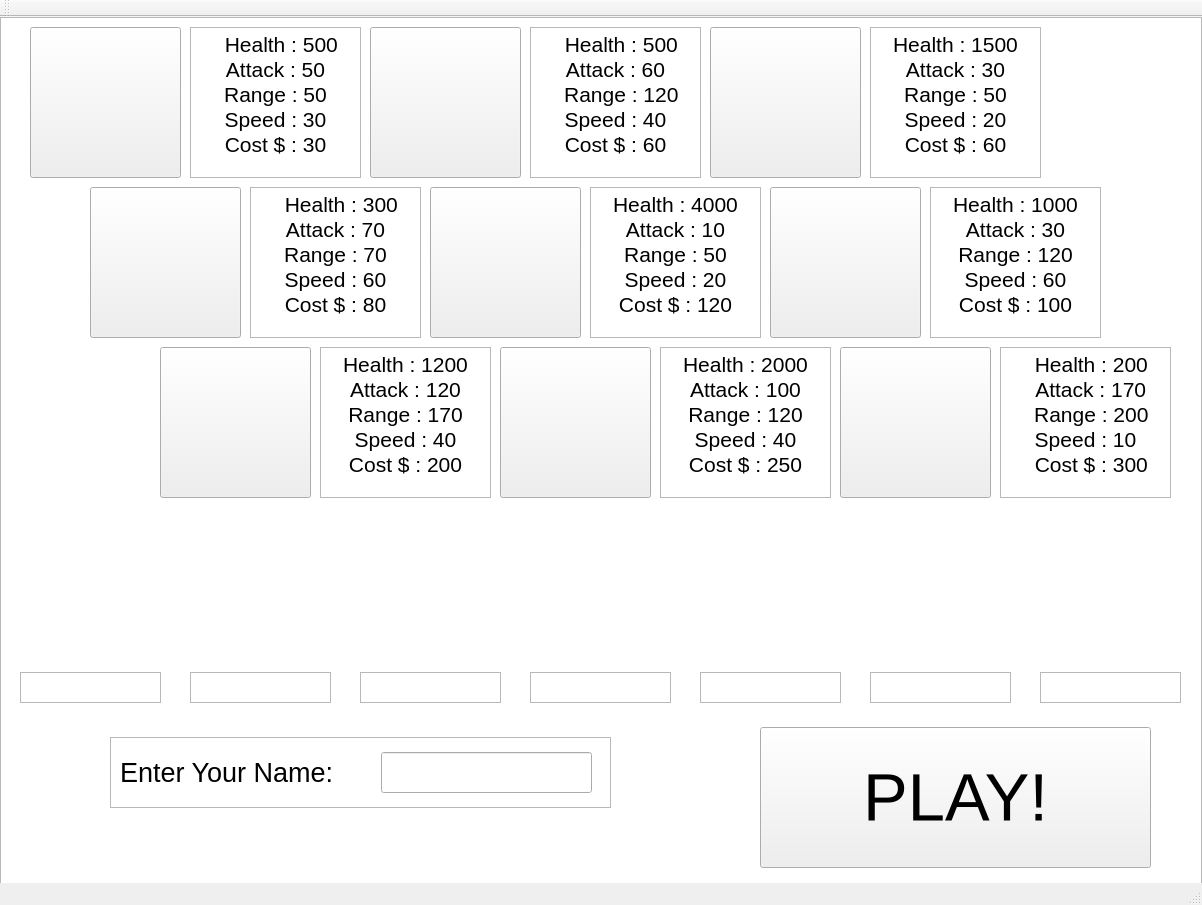
<?xml version="1.0" encoding="UTF-8"?>
<ui version="4.0">
 <class>MainWindow</class>
 <widget class="QMainWindow" name="MainWindow">
  <property name="geometry">
   <rect>
    <x>0</x>
    <y>0</y>
    <width>1202</width>
    <height>905</height>
   </rect>
  </property>
  <property name="windowTitle">
   <string>Project2</string>
  </property>
  <property name="windowIcon">
   <iconset resource="images.qrc">
    <normaloff>:/images/Icon.png</normaloff>:/images/Icon.png</iconset>
  </property>
  <widget class="QWidget" name="centralWidget">
   <widget class="QLabel" name="label">
    <property name="geometry">
     <rect>
      <x>120</x>
      <y>740</y>
      <width>251</width>
      <height>31</height>
     </rect>
    </property>
    <property name="font">
     <font>
      <pointsize>20</pointsize>
     </font>
    </property>
    <property name="text">
     <string>Enter Your Name:</string>
    </property>
   </widget>
   <widget class="QLineEdit" name="lineEdit">
    <property name="geometry">
     <rect>
      <x>381</x>
      <y>735</y>
      <width>211</width>
      <height>41</height>
     </rect>
    </property>
    <property name="font">
     <font>
      <pointsize>20</pointsize>
     </font>
    </property>
    <property name="text">
     <string/>
    </property>
   </widget>
   <widget class="QPushButton" name="card_3">
    <property name="geometry">
     <rect>
      <x>710</x>
      <y>10</y>
      <width>151</width>
      <height>151</height>
     </rect>
    </property>
    <property name="text">
     <string/>
    </property>
   </widget>
   <widget class="QPushButton" name="card_1">
    <property name="geometry">
     <rect>
      <x>30</x>
      <y>10</y>
      <width>151</width>
      <height>151</height>
     </rect>
    </property>
    <property name="text">
     <string/>
    </property>
   </widget>
   <widget class="QPushButton" name="card_2">
    <property name="geometry">
     <rect>
      <x>370</x>
      <y>10</y>
      <width>151</width>
      <height>151</height>
     </rect>
    </property>
    <property name="text">
     <string/>
    </property>
   </widget>
   <widget class="QPushButton" name="card_4">
    <property name="geometry">
     <rect>
      <x>90</x>
      <y>170</y>
      <width>151</width>
      <height>151</height>
     </rect>
    </property>
    <property name="text">
     <string/>
    </property>
   </widget>
   <widget class="QPushButton" name="card_5">
    <property name="geometry">
     <rect>
      <x>430</x>
      <y>170</y>
      <width>151</width>
      <height>151</height>
     </rect>
    </property>
    <property name="text">
     <string/>
    </property>
   </widget>
   <widget class="QPushButton" name="card_6">
    <property name="geometry">
     <rect>
      <x>770</x>
      <y>170</y>
      <width>151</width>
      <height>151</height>
     </rect>
    </property>
    <property name="text">
     <string/>
    </property>
   </widget>
   <widget class="QPushButton" name="card_7">
    <property name="geometry">
     <rect>
      <x>160</x>
      <y>330</y>
      <width>151</width>
      <height>151</height>
     </rect>
    </property>
    <property name="text">
     <string/>
    </property>
   </widget>
   <widget class="QPushButton" name="card_8">
    <property name="geometry">
     <rect>
      <x>500</x>
      <y>330</y>
      <width>151</width>
      <height>151</height>
     </rect>
    </property>
    <property name="text">
     <string/>
    </property>
   </widget>
   <widget class="QTextBrowser" name="card_display_1">
    <property name="geometry">
     <rect>
      <x>20</x>
      <y>655</y>
      <width>141</width>
      <height>31</height>
     </rect>
    </property>
    <property name="font">
     <font>
      <pointsize>12</pointsize>
     </font>
    </property>
   </widget>
   <widget class="QLabel" name="player">
    <property name="geometry">
     <rect>
      <x>920</x>
      <y>710</y>
      <width>211</width>
      <height>41</height>
     </rect>
    </property>
    <property name="font">
     <font>
      <pointsize>25</pointsize>
     </font>
    </property>
    <property name="text">
     <string/>
    </property>
   </widget>
   <widget class="QTextBrowser" name="card_display_2">
    <property name="geometry">
     <rect>
      <x>190</x>
      <y>655</y>
      <width>141</width>
      <height>31</height>
     </rect>
    </property>
    <property name="font">
     <font>
      <pointsize>12</pointsize>
     </font>
    </property>
   </widget>
   <widget class="QTextBrowser" name="card_display_3">
    <property name="geometry">
     <rect>
      <x>360</x>
      <y>655</y>
      <width>141</width>
      <height>31</height>
     </rect>
    </property>
    <property name="font">
     <font>
      <pointsize>12</pointsize>
     </font>
    </property>
   </widget>
   <widget class="QTextBrowser" name="card_display_4">
    <property name="geometry">
     <rect>
      <x>530</x>
      <y>655</y>
      <width>141</width>
      <height>31</height>
     </rect>
    </property>
    <property name="font">
     <font>
      <pointsize>12</pointsize>
     </font>
    </property>
   </widget>
   <widget class="QPushButton" name="playButton">
    <property name="geometry">
     <rect>
      <x>760</x>
      <y>710</y>
      <width>391</width>
      <height>141</height>
     </rect>
    </property>
    <property name="font">
     <font>
      <pointsize>50</pointsize>
      <kerning>true</kerning>
     </font>
    </property>
    <property name="text">
     <string>PLAY!</string>
    </property>
   </widget>
   <widget class="QGraphicsView" name="background">
    <property name="geometry">
     <rect>
      <x>0</x>
      <y>0</y>
      <width>1202</width>
      <height>905</height>
     </rect>
    </property>
   </widget>
   <widget class="QTextBrowser" name="card_display_5">
    <property name="geometry">
     <rect>
      <x>700</x>
      <y>655</y>
      <width>141</width>
      <height>31</height>
     </rect>
    </property>
    <property name="font">
     <font>
      <pointsize>12</pointsize>
     </font>
    </property>
   </widget>
   <widget class="QTextBrowser" name="card_display_6">
    <property name="geometry">
     <rect>
      <x>870</x>
      <y>655</y>
      <width>141</width>
      <height>31</height>
     </rect>
    </property>
    <property name="font">
     <font>
      <pointsize>12</pointsize>
     </font>
    </property>
   </widget>
   <widget class="QTextBrowser" name="card_display_7">
    <property name="geometry">
     <rect>
      <x>1040</x>
      <y>655</y>
      <width>141</width>
      <height>31</height>
     </rect>
    </property>
    <property name="font">
     <font>
      <pointsize>12</pointsize>
     </font>
    </property>
   </widget>
   <widget class="QPushButton" name="card_10">
    <property name="geometry">
     <rect>
      <x>840</x>
      <y>330</y>
      <width>151</width>
      <height>151</height>
     </rect>
    </property>
    <property name="text">
     <string/>
    </property>
   </widget>
   <widget class="QTextBrowser" name="cardinfo_1">
    <property name="geometry">
     <rect>
      <x>190</x>
      <y>10</y>
      <width>171</width>
      <height>151</height>
     </rect>
    </property>
    <property name="font">
     <font>
      <pointsize>16</pointsize>
     </font>
    </property>
    <property name="html">
     <string>&lt;!DOCTYPE HTML PUBLIC &quot;-//W3C//DTD HTML 4.0//EN&quot; &quot;http://www.w3.org/TR/REC-html40/strict.dtd&quot;&gt;
&lt;html&gt;&lt;head&gt;&lt;meta name=&quot;qrichtext&quot; content=&quot;1&quot; /&gt;&lt;style type=&quot;text/css&quot;&gt;
p, li { white-space: pre-wrap; }
&lt;/style&gt;&lt;/head&gt;&lt;body style=&quot; font-family:'Sans Serif'; font-size:16pt; font-weight:400; font-style:normal;&quot;&gt;
&lt;p align=&quot;center&quot; style=&quot; margin-top:0px; margin-bottom:0px; margin-left:0px; margin-right:0px; -qt-block-indent:0; text-indent:0px;&quot;&gt;  Health : 500&lt;/p&gt;
&lt;p align=&quot;center&quot; style=&quot; margin-top:0px; margin-bottom:0px; margin-left:0px; margin-right:0px; -qt-block-indent:0; text-indent:0px;&quot;&gt;Attack : 50&lt;/p&gt;
&lt;p align=&quot;center&quot; style=&quot; margin-top:0px; margin-bottom:0px; margin-left:0px; margin-right:0px; -qt-block-indent:0; text-indent:0px;&quot;&gt;Range : 50&lt;/p&gt;
&lt;p align=&quot;center&quot; style=&quot; margin-top:0px; margin-bottom:0px; margin-left:0px; margin-right:0px; -qt-block-indent:0; text-indent:0px;&quot;&gt;Speed : 30&lt;/p&gt;
&lt;p align=&quot;center&quot; style=&quot; margin-top:0px; margin-bottom:0px; margin-left:0px; margin-right:0px; -qt-block-indent:0; text-indent:0px;&quot;&gt;Cost $ : 30&lt;/p&gt;&lt;/body&gt;&lt;/html&gt;</string>
    </property>
   </widget>
   <widget class="QTextBrowser" name="cardinfo_2">
    <property name="geometry">
     <rect>
      <x>530</x>
      <y>10</y>
      <width>171</width>
      <height>151</height>
     </rect>
    </property>
    <property name="font">
     <font>
      <pointsize>16</pointsize>
     </font>
    </property>
    <property name="html">
     <string>&lt;!DOCTYPE HTML PUBLIC &quot;-//W3C//DTD HTML 4.0//EN&quot; &quot;http://www.w3.org/TR/REC-html40/strict.dtd&quot;&gt;
&lt;html&gt;&lt;head&gt;&lt;meta name=&quot;qrichtext&quot; content=&quot;1&quot; /&gt;&lt;style type=&quot;text/css&quot;&gt;
p, li { white-space: pre-wrap; }
&lt;/style&gt;&lt;/head&gt;&lt;body style=&quot; font-family:'Sans Serif'; font-size:16pt; font-weight:400; font-style:normal;&quot;&gt;
&lt;p align=&quot;center&quot; style=&quot; margin-top:0px; margin-bottom:0px; margin-left:0px; margin-right:0px; -qt-block-indent:0; text-indent:0px;&quot;&gt;  Health : 500&lt;/p&gt;
&lt;p align=&quot;center&quot; style=&quot; margin-top:0px; margin-bottom:0px; margin-left:0px; margin-right:0px; -qt-block-indent:0; text-indent:0px;&quot;&gt;Attack : 60&lt;/p&gt;
&lt;p align=&quot;center&quot; style=&quot; margin-top:0px; margin-bottom:0px; margin-left:0px; margin-right:0px; -qt-block-indent:0; text-indent:0px;&quot;&gt;  Range : 120&lt;/p&gt;
&lt;p align=&quot;center&quot; style=&quot; margin-top:0px; margin-bottom:0px; margin-left:0px; margin-right:0px; -qt-block-indent:0; text-indent:0px;&quot;&gt;Speed : 40&lt;/p&gt;
&lt;p align=&quot;center&quot; style=&quot; margin-top:0px; margin-bottom:0px; margin-left:0px; margin-right:0px; -qt-block-indent:0; text-indent:0px;&quot;&gt;Cost $ : 60&lt;/p&gt;&lt;/body&gt;&lt;/html&gt;</string>
    </property>
   </widget>
   <widget class="QTextBrowser" name="cardinfo_3">
    <property name="geometry">
     <rect>
      <x>870</x>
      <y>10</y>
      <width>171</width>
      <height>151</height>
     </rect>
    </property>
    <property name="font">
     <font>
      <pointsize>16</pointsize>
     </font>
    </property>
    <property name="html">
     <string>&lt;!DOCTYPE HTML PUBLIC &quot;-//W3C//DTD HTML 4.0//EN&quot; &quot;http://www.w3.org/TR/REC-html40/strict.dtd&quot;&gt;
&lt;html&gt;&lt;head&gt;&lt;meta name=&quot;qrichtext&quot; content=&quot;1&quot; /&gt;&lt;style type=&quot;text/css&quot;&gt;
p, li { white-space: pre-wrap; }
&lt;/style&gt;&lt;/head&gt;&lt;body style=&quot; font-family:'Sans Serif'; font-size:16pt; font-weight:400; font-style:normal;&quot;&gt;
&lt;p align=&quot;center&quot; style=&quot; margin-top:0px; margin-bottom:0px; margin-left:0px; margin-right:0px; -qt-block-indent:0; text-indent:0px;&quot;&gt;Health : 1500&lt;/p&gt;
&lt;p align=&quot;center&quot; style=&quot; margin-top:0px; margin-bottom:0px; margin-left:0px; margin-right:0px; -qt-block-indent:0; text-indent:0px;&quot;&gt;Attack : 30&lt;/p&gt;
&lt;p align=&quot;center&quot; style=&quot; margin-top:0px; margin-bottom:0px; margin-left:0px; margin-right:0px; -qt-block-indent:0; text-indent:0px;&quot;&gt;Range : 50&lt;/p&gt;
&lt;p align=&quot;center&quot; style=&quot; margin-top:0px; margin-bottom:0px; margin-left:0px; margin-right:0px; -qt-block-indent:0; text-indent:0px;&quot;&gt;Speed : 20&lt;/p&gt;
&lt;p align=&quot;center&quot; style=&quot; margin-top:0px; margin-bottom:0px; margin-left:0px; margin-right:0px; -qt-block-indent:0; text-indent:0px;&quot;&gt;Cost $ : 60&lt;/p&gt;&lt;/body&gt;&lt;/html&gt;</string>
    </property>
   </widget>
   <widget class="QTextBrowser" name="cardinfo_4">
    <property name="geometry">
     <rect>
      <x>250</x>
      <y>170</y>
      <width>171</width>
      <height>151</height>
     </rect>
    </property>
    <property name="font">
     <font>
      <pointsize>16</pointsize>
     </font>
    </property>
    <property name="html">
     <string>&lt;!DOCTYPE HTML PUBLIC &quot;-//W3C//DTD HTML 4.0//EN&quot; &quot;http://www.w3.org/TR/REC-html40/strict.dtd&quot;&gt;
&lt;html&gt;&lt;head&gt;&lt;meta name=&quot;qrichtext&quot; content=&quot;1&quot; /&gt;&lt;style type=&quot;text/css&quot;&gt;
p, li { white-space: pre-wrap; }
&lt;/style&gt;&lt;/head&gt;&lt;body style=&quot; font-family:'Sans Serif'; font-size:16pt; font-weight:400; font-style:normal;&quot;&gt;
&lt;p align=&quot;center&quot; style=&quot; margin-top:0px; margin-bottom:0px; margin-left:0px; margin-right:0px; -qt-block-indent:0; text-indent:0px;&quot;&gt;  Health : 300&lt;/p&gt;
&lt;p align=&quot;center&quot; style=&quot; margin-top:0px; margin-bottom:0px; margin-left:0px; margin-right:0px; -qt-block-indent:0; text-indent:0px;&quot;&gt;Attack : 70&lt;/p&gt;
&lt;p align=&quot;center&quot; style=&quot; margin-top:0px; margin-bottom:0px; margin-left:0px; margin-right:0px; -qt-block-indent:0; text-indent:0px;&quot;&gt;Range : 70&lt;/p&gt;
&lt;p align=&quot;center&quot; style=&quot; margin-top:0px; margin-bottom:0px; margin-left:0px; margin-right:0px; -qt-block-indent:0; text-indent:0px;&quot;&gt;Speed : 60&lt;/p&gt;
&lt;p align=&quot;center&quot; style=&quot; margin-top:0px; margin-bottom:0px; margin-left:0px; margin-right:0px; -qt-block-indent:0; text-indent:0px;&quot;&gt;Cost $ : 80&lt;/p&gt;&lt;/body&gt;&lt;/html&gt;</string>
    </property>
   </widget>
   <widget class="QTextBrowser" name="cardinfo_5">
    <property name="geometry">
     <rect>
      <x>590</x>
      <y>170</y>
      <width>171</width>
      <height>151</height>
     </rect>
    </property>
    <property name="font">
     <font>
      <pointsize>16</pointsize>
     </font>
    </property>
    <property name="html">
     <string>&lt;!DOCTYPE HTML PUBLIC &quot;-//W3C//DTD HTML 4.0//EN&quot; &quot;http://www.w3.org/TR/REC-html40/strict.dtd&quot;&gt;
&lt;html&gt;&lt;head&gt;&lt;meta name=&quot;qrichtext&quot; content=&quot;1&quot; /&gt;&lt;style type=&quot;text/css&quot;&gt;
p, li { white-space: pre-wrap; }
&lt;/style&gt;&lt;/head&gt;&lt;body style=&quot; font-family:'Sans Serif'; font-size:16pt; font-weight:400; font-style:normal;&quot;&gt;
&lt;p align=&quot;center&quot; style=&quot; margin-top:0px; margin-bottom:0px; margin-left:0px; margin-right:0px; -qt-block-indent:0; text-indent:0px;&quot;&gt;Health : 4000&lt;/p&gt;
&lt;p align=&quot;center&quot; style=&quot; margin-top:0px; margin-bottom:0px; margin-left:0px; margin-right:0px; -qt-block-indent:0; text-indent:0px;&quot;&gt;Attack : 10&lt;/p&gt;
&lt;p align=&quot;center&quot; style=&quot; margin-top:0px; margin-bottom:0px; margin-left:0px; margin-right:0px; -qt-block-indent:0; text-indent:0px;&quot;&gt;Range : 50&lt;/p&gt;
&lt;p align=&quot;center&quot; style=&quot; margin-top:0px; margin-bottom:0px; margin-left:0px; margin-right:0px; -qt-block-indent:0; text-indent:0px;&quot;&gt;Speed : 20&lt;/p&gt;
&lt;p align=&quot;center&quot; style=&quot; margin-top:0px; margin-bottom:0px; margin-left:0px; margin-right:0px; -qt-block-indent:0; text-indent:0px;&quot;&gt;Cost $ : 120&lt;/p&gt;&lt;/body&gt;&lt;/html&gt;</string>
    </property>
   </widget>
   <widget class="QTextBrowser" name="cardinfo_6">
    <property name="geometry">
     <rect>
      <x>930</x>
      <y>170</y>
      <width>171</width>
      <height>151</height>
     </rect>
    </property>
    <property name="font">
     <font>
      <pointsize>16</pointsize>
     </font>
    </property>
    <property name="html">
     <string>&lt;!DOCTYPE HTML PUBLIC &quot;-//W3C//DTD HTML 4.0//EN&quot; &quot;http://www.w3.org/TR/REC-html40/strict.dtd&quot;&gt;
&lt;html&gt;&lt;head&gt;&lt;meta name=&quot;qrichtext&quot; content=&quot;1&quot; /&gt;&lt;style type=&quot;text/css&quot;&gt;
p, li { white-space: pre-wrap; }
&lt;/style&gt;&lt;/head&gt;&lt;body style=&quot; font-family:'Sans Serif'; font-size:16pt; font-weight:400; font-style:normal;&quot;&gt;
&lt;p align=&quot;center&quot; style=&quot; margin-top:0px; margin-bottom:0px; margin-left:0px; margin-right:0px; -qt-block-indent:0; text-indent:0px;&quot;&gt;Health : 1000&lt;/p&gt;
&lt;p align=&quot;center&quot; style=&quot; margin-top:0px; margin-bottom:0px; margin-left:0px; margin-right:0px; -qt-block-indent:0; text-indent:0px;&quot;&gt;Attack : 30&lt;/p&gt;
&lt;p align=&quot;center&quot; style=&quot; margin-top:0px; margin-bottom:0px; margin-left:0px; margin-right:0px; -qt-block-indent:0; text-indent:0px;&quot;&gt;Range : 120&lt;/p&gt;
&lt;p align=&quot;center&quot; style=&quot; margin-top:0px; margin-bottom:0px; margin-left:0px; margin-right:0px; -qt-block-indent:0; text-indent:0px;&quot;&gt;Speed : 60&lt;/p&gt;
&lt;p align=&quot;center&quot; style=&quot; margin-top:0px; margin-bottom:0px; margin-left:0px; margin-right:0px; -qt-block-indent:0; text-indent:0px;&quot;&gt;Cost $ : 100&lt;/p&gt;&lt;/body&gt;&lt;/html&gt;</string>
    </property>
   </widget>
   <widget class="QTextBrowser" name="cardinfo_7">
    <property name="geometry">
     <rect>
      <x>320</x>
      <y>330</y>
      <width>171</width>
      <height>151</height>
     </rect>
    </property>
    <property name="font">
     <font>
      <pointsize>16</pointsize>
     </font>
    </property>
    <property name="html">
     <string>&lt;!DOCTYPE HTML PUBLIC &quot;-//W3C//DTD HTML 4.0//EN&quot; &quot;http://www.w3.org/TR/REC-html40/strict.dtd&quot;&gt;
&lt;html&gt;&lt;head&gt;&lt;meta name=&quot;qrichtext&quot; content=&quot;1&quot; /&gt;&lt;style type=&quot;text/css&quot;&gt;
p, li { white-space: pre-wrap; }
&lt;/style&gt;&lt;/head&gt;&lt;body style=&quot; font-family:'Sans Serif'; font-size:16pt; font-weight:400; font-style:normal;&quot;&gt;
&lt;p align=&quot;center&quot; style=&quot; margin-top:0px; margin-bottom:0px; margin-left:0px; margin-right:0px; -qt-block-indent:0; text-indent:0px;&quot;&gt;Health : 1200&lt;/p&gt;
&lt;p align=&quot;center&quot; style=&quot; margin-top:0px; margin-bottom:0px; margin-left:0px; margin-right:0px; -qt-block-indent:0; text-indent:0px;&quot;&gt;Attack : 120&lt;/p&gt;
&lt;p align=&quot;center&quot; style=&quot; margin-top:0px; margin-bottom:0px; margin-left:0px; margin-right:0px; -qt-block-indent:0; text-indent:0px;&quot;&gt;Range : 170&lt;/p&gt;
&lt;p align=&quot;center&quot; style=&quot; margin-top:0px; margin-bottom:0px; margin-left:0px; margin-right:0px; -qt-block-indent:0; text-indent:0px;&quot;&gt;Speed : 40&lt;/p&gt;
&lt;p align=&quot;center&quot; style=&quot; margin-top:0px; margin-bottom:0px; margin-left:0px; margin-right:0px; -qt-block-indent:0; text-indent:0px;&quot;&gt;Cost $ : 200&lt;/p&gt;&lt;/body&gt;&lt;/html&gt;</string>
    </property>
   </widget>
   <widget class="QTextBrowser" name="cardinfo_8">
    <property name="geometry">
     <rect>
      <x>660</x>
      <y>330</y>
      <width>171</width>
      <height>151</height>
     </rect>
    </property>
    <property name="font">
     <font>
      <pointsize>16</pointsize>
     </font>
    </property>
    <property name="html">
     <string>&lt;!DOCTYPE HTML PUBLIC &quot;-//W3C//DTD HTML 4.0//EN&quot; &quot;http://www.w3.org/TR/REC-html40/strict.dtd&quot;&gt;
&lt;html&gt;&lt;head&gt;&lt;meta name=&quot;qrichtext&quot; content=&quot;1&quot; /&gt;&lt;style type=&quot;text/css&quot;&gt;
p, li { white-space: pre-wrap; }
&lt;/style&gt;&lt;/head&gt;&lt;body style=&quot; font-family:'Sans Serif'; font-size:16pt; font-weight:400; font-style:normal;&quot;&gt;
&lt;p align=&quot;center&quot; style=&quot; margin-top:0px; margin-bottom:0px; margin-left:0px; margin-right:0px; -qt-block-indent:0; text-indent:0px;&quot;&gt;Health : 2000&lt;/p&gt;
&lt;p align=&quot;center&quot; style=&quot; margin-top:0px; margin-bottom:0px; margin-left:0px; margin-right:0px; -qt-block-indent:0; text-indent:0px;&quot;&gt;Attack : 100&lt;/p&gt;
&lt;p align=&quot;center&quot; style=&quot; margin-top:0px; margin-bottom:0px; margin-left:0px; margin-right:0px; -qt-block-indent:0; text-indent:0px;&quot;&gt;Range : 120&lt;/p&gt;
&lt;p align=&quot;center&quot; style=&quot; margin-top:0px; margin-bottom:0px; margin-left:0px; margin-right:0px; -qt-block-indent:0; text-indent:0px;&quot;&gt;Speed : 40&lt;/p&gt;
&lt;p align=&quot;center&quot; style=&quot; margin-top:0px; margin-bottom:0px; margin-left:0px; margin-right:0px; -qt-block-indent:0; text-indent:0px;&quot;&gt;Cost $ : 250&lt;/p&gt;&lt;/body&gt;&lt;/html&gt;</string>
    </property>
   </widget>
   <widget class="QTextBrowser" name="cardinfo_9">
    <property name="geometry">
     <rect>
      <x>1000</x>
      <y>330</y>
      <width>171</width>
      <height>151</height>
     </rect>
    </property>
    <property name="font">
     <font>
      <pointsize>16</pointsize>
     </font>
    </property>
    <property name="html">
     <string>&lt;!DOCTYPE HTML PUBLIC &quot;-//W3C//DTD HTML 4.0//EN&quot; &quot;http://www.w3.org/TR/REC-html40/strict.dtd&quot;&gt;
&lt;html&gt;&lt;head&gt;&lt;meta name=&quot;qrichtext&quot; content=&quot;1&quot; /&gt;&lt;style type=&quot;text/css&quot;&gt;
p, li { white-space: pre-wrap; }
&lt;/style&gt;&lt;/head&gt;&lt;body style=&quot; font-family:'Sans Serif'; font-size:16pt; font-weight:400; font-style:normal;&quot;&gt;
&lt;p align=&quot;center&quot; style=&quot; margin-top:0px; margin-bottom:0px; margin-left:0px; margin-right:0px; -qt-block-indent:0; text-indent:0px;&quot;&gt;  Health : 200&lt;/p&gt;
&lt;p align=&quot;center&quot; style=&quot; margin-top:0px; margin-bottom:0px; margin-left:0px; margin-right:0px; -qt-block-indent:0; text-indent:0px;&quot;&gt;  Attack : 170&lt;/p&gt;
&lt;p align=&quot;center&quot; style=&quot; margin-top:0px; margin-bottom:0px; margin-left:0px; margin-right:0px; -qt-block-indent:0; text-indent:0px;&quot;&gt;  Range : 200&lt;/p&gt;
&lt;p align=&quot;center&quot; style=&quot; margin-top:0px; margin-bottom:0px; margin-left:0px; margin-right:0px; -qt-block-indent:0; text-indent:0px;&quot;&gt;Speed : 10&lt;/p&gt;
&lt;p align=&quot;center&quot; style=&quot; margin-top:0px; margin-bottom:0px; margin-left:0px; margin-right:0px; -qt-block-indent:0; text-indent:0px;&quot;&gt;  Cost $ : 300&lt;/p&gt;&lt;/body&gt;&lt;/html&gt;</string>
    </property>
   </widget>
   <widget class="QGraphicsView" name="graphicsView">
    <property name="geometry">
     <rect>
      <x>110</x>
      <y>720</y>
      <width>501</width>
      <height>71</height>
     </rect>
    </property>
   </widget>
   <zorder>player</zorder>
   <zorder>background</zorder>
   <zorder>card_3</zorder>
   <zorder>card_1</zorder>
   <zorder>card_2</zorder>
   <zorder>card_4</zorder>
   <zorder>card_5</zorder>
   <zorder>card_6</zorder>
   <zorder>card_7</zorder>
   <zorder>card_8</zorder>
   <zorder>card_display_1</zorder>
   <zorder>card_display_2</zorder>
   <zorder>card_display_3</zorder>
   <zorder>card_display_4</zorder>
   <zorder>card_display_5</zorder>
   <zorder>card_display_6</zorder>
   <zorder>card_display_7</zorder>
   <zorder>card_10</zorder>
   <zorder>cardinfo_1</zorder>
   <zorder>cardinfo_2</zorder>
   <zorder>cardinfo_3</zorder>
   <zorder>cardinfo_4</zorder>
   <zorder>cardinfo_5</zorder>
   <zorder>cardinfo_6</zorder>
   <zorder>cardinfo_7</zorder>
   <zorder>cardinfo_8</zorder>
   <zorder>cardinfo_9</zorder>
   <zorder>graphicsView</zorder>
   <zorder>lineEdit</zorder>
   <zorder>label</zorder>
   <zorder>playButton</zorder>
  </widget>
  <widget class="QMenuBar" name="menuBar">
   <property name="geometry">
    <rect>
     <x>0</x>
     <y>0</y>
     <width>1202</width>
     <height>20</height>
    </rect>
   </property>
  </widget>
  <widget class="QToolBar" name="mainToolBar">
   <attribute name="toolBarArea">
    <enum>TopToolBarArea</enum>
   </attribute>
   <attribute name="toolBarBreak">
    <bool>false</bool>
   </attribute>
  </widget>
  <widget class="QStatusBar" name="statusBar"/>
 </widget>
 <layoutdefault spacing="6" margin="11"/>
 <resources>
  <include location="images.qrc"/>
 </resources>
 <connections/>
</ui>
